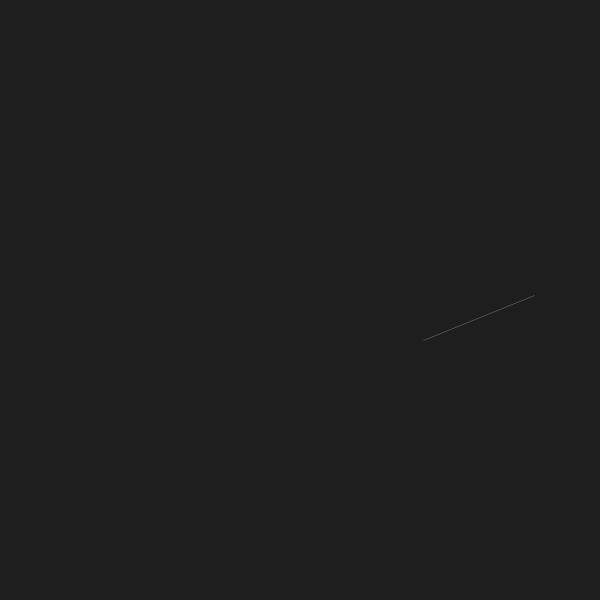
Frame 1 (no input)
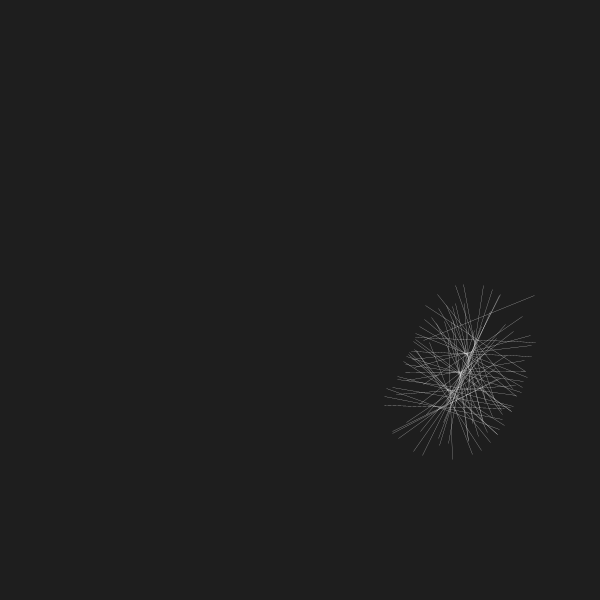
Frame 60 (the mouse pressed at the canvas centre just before this capture)
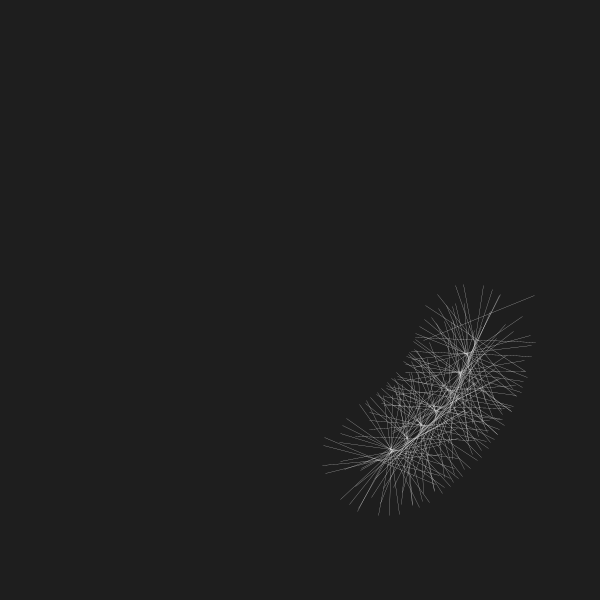
Frame 120 (the mouse held since frame 60 and released just before this capture)

The Processing sketch that drew these frames (run headless with seeded random() and noise(); from frame 60 on, the mouse is pressed at the canvas centre):

// Processing sketch: Hyperboloid
// ── Hyperboloid.pde
float offset = TWO_PI*0.1;
float offsetHalf = PI;
float speed = 4.5;
float endPointMultiplier = 0.37;
float curlMultiplier = 0.5;
float colorOffset = 800;
float time = 0;


void setup()
{
  size(600, 600);
  background(30);
  strokeWeight(0.2);
}

void draw()
{
  GenerateSomething();
}

void LineFromTo(PVector start, PVector end)
{
  line(start.x, start.y, end.x, end.y);
}

void PointAt(PVector pos)
{
  point(pos.x, pos.y);
}

float sin01(float val)
{
  return (sin(val)+1)/2;
}

float cos01(float val)
{
  return (cos(val)+1)/2;
}

void GenerateSomething()
{
  translate(width/2.0, height/2.0);
  time = millis()/1000.0f;
  time *= speed;
  
  // float xStartValue = 0.3 * cos(time + offset) * width;
  // float yStartValue = 0.3 * sin(time + offset) * height;
  
  float xStartValue = (cos(-time*39) * - 0.1 + 0.3 * cos(time/10) ) * width;
  float yStartValue = (sin(-time*39) * - 0.1 + 0.3 * sin(time/10) ) * height;

  PVector startPos = new PVector(xStartValue, yStartValue);

  float xEndValue = (cos(-time*39) * 0.1 + 0.3 * cos(time/10) ) * width;
  float yEndValue = (sin(-time*39) * 0.1 + 0.3 * sin(time/10) ) * height;

  PVector endPos = new PVector(xEndValue, yEndValue);

  float R = 255 * (1+noise(time))/2 * sin01(time + colorOffset);
  float G = 255 * (1+noise(time))/2 * sin01(time - colorOffset);
  float B = 255 * (1+noise(time))/2 * sin01(time);

  stroke(R, G, B);
  
  stroke(250);

  // stroke(255 * (sin01(curlMultiplier*2*time - TWO_PI*0.3)*0.6 + 0.2));
  LineFromTo(startPos, endPos);
}

void GenerateConcentricCirclesAtDraw()
{
  translate(width/2.0, height/2.0);
  time = millis()/1000.0f;
  time *= speed;

  float xStartValue = 0.3 * cos(time + offset) * width;
  float yStartValue = 0.3 * sin(time + offset) * height;

  PVector startPos = new PVector(xStartValue, yStartValue);

  float xEndValue = (cos(-time/6) * 0.15 + 0.25 * cos(time) ) * width;
  float yEndValue = (sin(-time/6) * 0.15 + 0.25 * sin(time) ) * height;

  PVector endPos = new PVector(xEndValue, yEndValue);

  float R = 255 * (1+noise(time))/2 * sin01(time + colorOffset);
  float G = 255 * (1+noise(time))/2 * sin01(time - colorOffset);
  float B = 255 * (1+noise(time))/2 * sin01(time);

  stroke(R, G, B);

  // stroke(255 * (sin01(curlMultiplier*2*time - TWO_PI*0.3)*0.6 + 0.2));
  LineFromTo(startPos, endPos);
}

float SinWave(float amplitude, float waveSpeed, float phase)
{
  return amplitude * sin(waveSpeed * time + phase);
}

float CosWave(float amplitude, float waveSpeed, float phase)
{
  return amplitude * cos(waveSpeed * time + phase);
}

void GenerateShaolinCoinAtDraw()
{
  float time = millis()/1000.0f;
  time *= speed;

  float xEndValue = (0.5 + cos01(time + offset)/2) * width*0.45 * cos(time * endPointMultiplier) + width*0.5f;
  float yEndValue = (0.5 + sin01(time + offset)/2) * height*0.45 * sin(time * endPointMultiplier) + height*0.5f;

  PVector endPos = new PVector(xEndValue, yEndValue);

  stroke(255 * (sin01(time)/2 + 0.5));
  PointAt(endPos);
}

void GenerateCrazyStuffAtDraw()
{
  translate(width/2, height/2);
  float time = millis()/1000.0f;
  time *= speed;

  float xStartValue = (sin01(time - offset)) * width*0.45 * cos(time + offset);
  float yStartValue = (cos01(time - offset)) * height*0.45 * sin(time + offset);

  PVector startPos = new PVector(xStartValue, yStartValue);

  float xEndValue = (sin01(time + offset)) * width*0.45 * cos(time * endPointMultiplier);
  float yEndValue = (cos01(time + offset)) * height*0.45 * sin(time * endPointMultiplier);

  PVector endPos = new PVector(xEndValue, yEndValue);

  stroke(255 * (sin01(time)*0.4 + 0.6f));
  LineFromTo(startPos, endPos);
}
